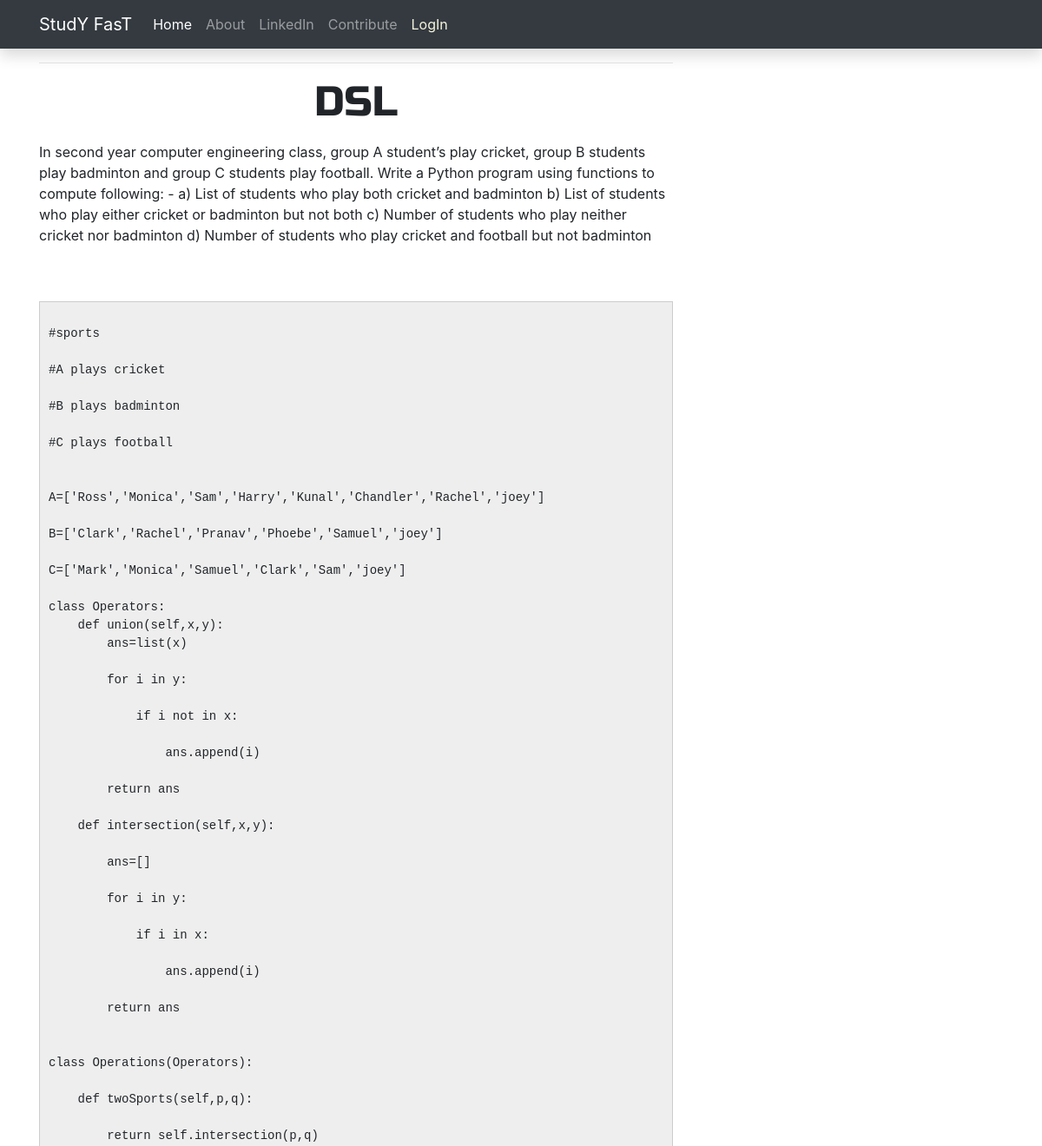
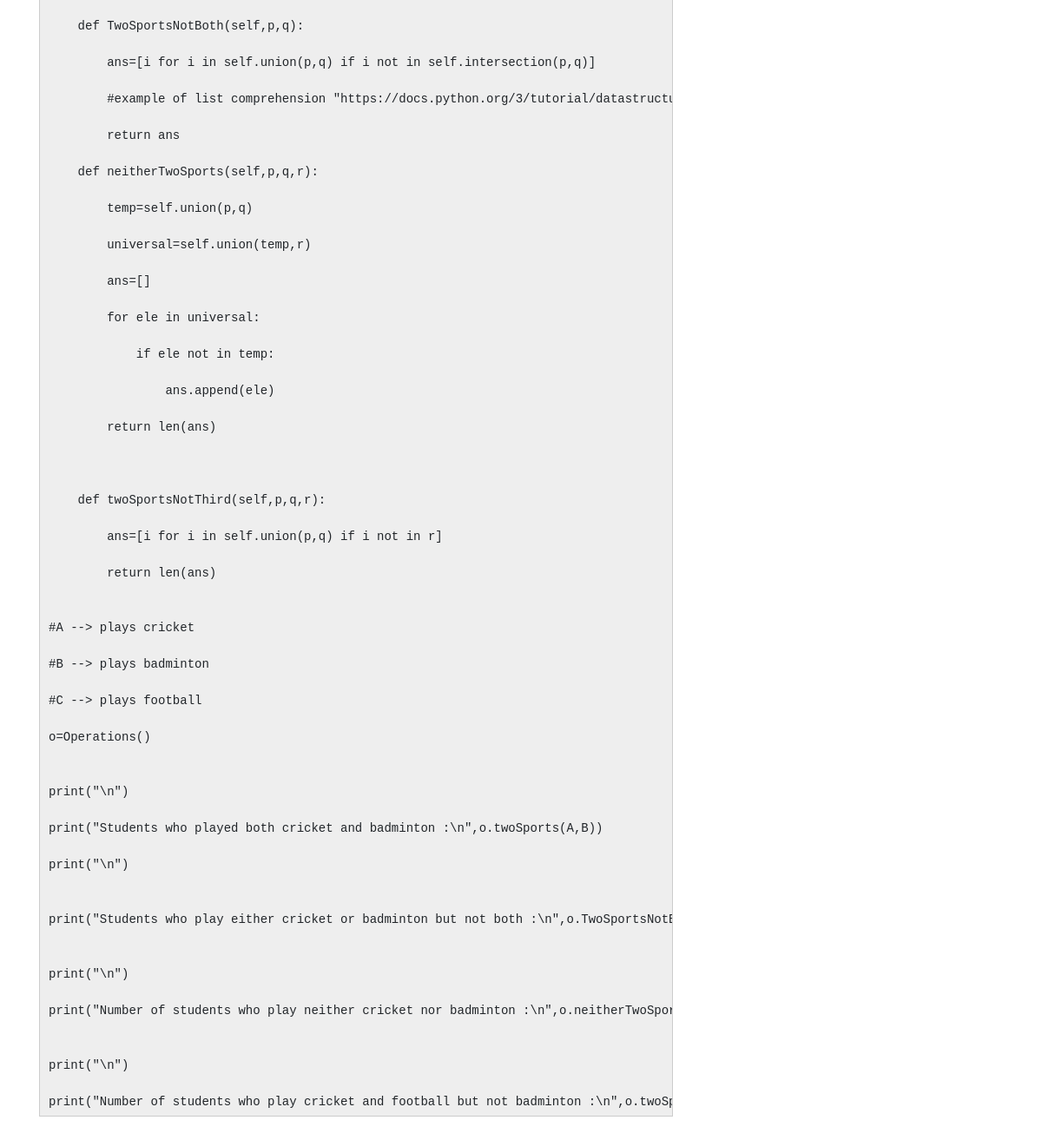
Page /category_post/18/ on the committed database (2 pictures, top to bottom).
### blog/models.py (models this page shows, shortened)
class Post(models.Model):
    author=models.CharField(max_length=200,blank=True)
    title=models.CharField(max_length=200)
    subject=models.ForeignKey('SubjectList',on_delete=models.CASCADE,default=1)
    category=models.ForeignKey("Category",on_delete=models.CASCADE,default=1)
    text=RichTextField(blank=True,null=True)
    created_date=models.DateTimeField(default=timezone.now)
    published_date=models.DateTimeField(blank=True,null=True)

### blog/views.py (the view)
# urls.py: url(r'^category_post/(?P<pk>\d+)/$',views.postview,name='postview'),
def postview(request,pk):
    post=Post.objects.filter(category_id=pk)
    return render(request,'cate_posts.html',{'post':post})

### blog/templates/blog/cate_posts.html (shortened to what this page needs)
{% extends 'blog/base.html' %}
{% block content %}
{% for p in post %}
<p class="postcontent">
<h1 style="font-family: 'Russo One', sans-serif;
font-size: 3em; margin-bottom: 10px; text-align: center;">{{p.title}}</h1></p>
<p class="postcontent">{{ p.text|safe|linebreaksbr }}</p>
{% endfor %}
{% endblock %}

### blog/static/css/blog.css (style rules this page uses)
.postcontent { font-family: 'Montserrat'; font-size: 1.5em; }

### rows in the picture
Post: title "DSL", text "In second year computer engineering class, group A student’s play cricket, group B students play badminton and group C students play football. Write a Python program using functions to compute following: - a) List of students who play both cricket and badminton b) List of students who play either cricket or badminton but not both c) Number of students who play neither cricket nor badminton d) Number of students who play cricket and football but not badminton #sports #A plays cricket #B plays badminton #C plays football A=['Ross','Monica','Sam','Harry','Kunal','Chandler','Rachel','joey'] B=['Clark','Rachel','Pranav','Phoebe','Samuel','joey'] C=['Mark','Monica','Samuel','Clark','Sam','joey']…"
